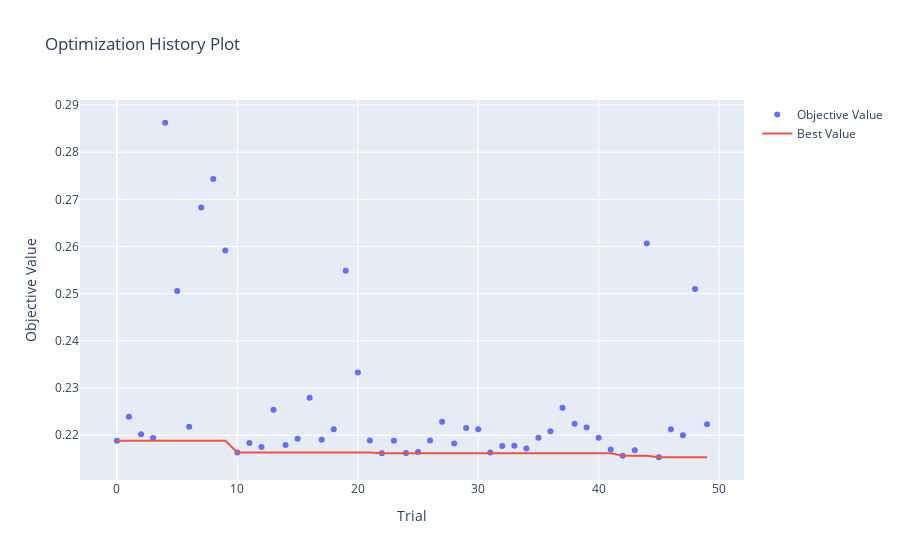

Notebook source saved alongside this figure:
### Markdown cell above
## Optimization Plots

### Code cell
optuna.visualization.plot_optimization_history(study)
